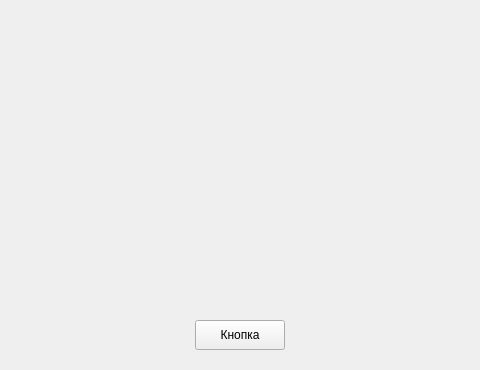
<?xml version="1.0" encoding="UTF-8"?>
<ui version="4.0">
 <class>Form</class>
 <widget class="QWidget" name="Form">
  <property name="geometry">
   <rect>
    <x>0</x>
    <y>0</y>
    <width>480</width>
    <height>370</height>
   </rect>
  </property>
  <property name="windowTitle">
   <string>Жёлтые окружности</string>
  </property>
  <widget class="QPushButton" name="btn">
   <property name="geometry">
    <rect>
     <x>195</x>
     <y>320</y>
     <width>90</width>
     <height>30</height>
    </rect>
   </property>
   <property name="text">
    <string>Кнопка</string>
   </property>
  </widget>
 </widget>
 <resources/>
 <connections/>
</ui>
